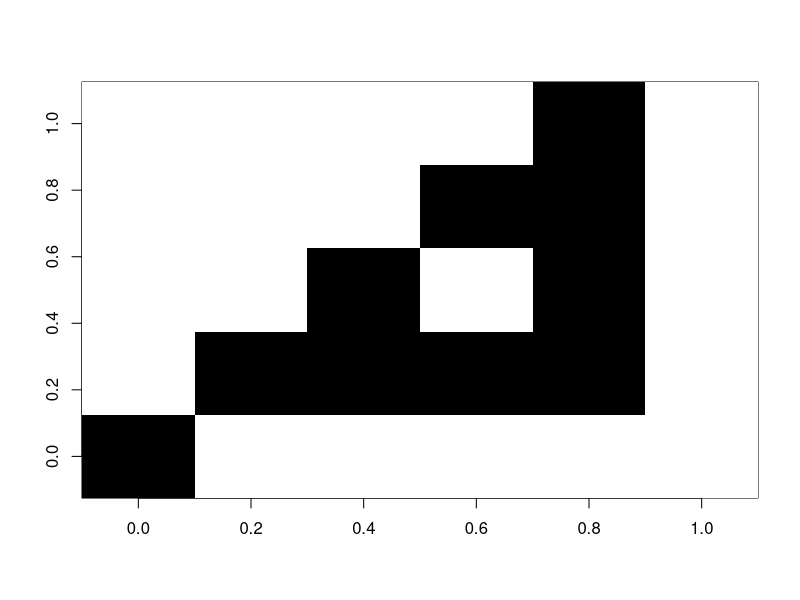

The R script that drew this image:
#Pascal Triangle, displayed modulo some number (mod)

# Choose a size for the triangle, from 3 to 500-ish 
size <- 5

# Display modulo some other number, this will cause different
# triangle patterns. 2 works well, try also 7, 11 and 118 
mod <- 2

# Create an array of zeros
Pascal  <- rep(0,size)
for ( i in 1:size) { 
  Pascal  <- rbind(Pascal , rep(0,size))
}

# Initialize the first cell to be 1
Pascal[1,1] <- 1
# Visit every other cell, except in first row and column
# and apply Pascal's formula to generate the value for that 
for (i in 2:size) {
  for (j in 2:size) {
    Pascal[i,j] <- (Pascal[i-1,j] + Pascal[i-1,j-1]) %% mod
  }
}

#the number of colors used is based on the mod value
image(Pascal, col=grey.colors(mod, start=1, end=0))
